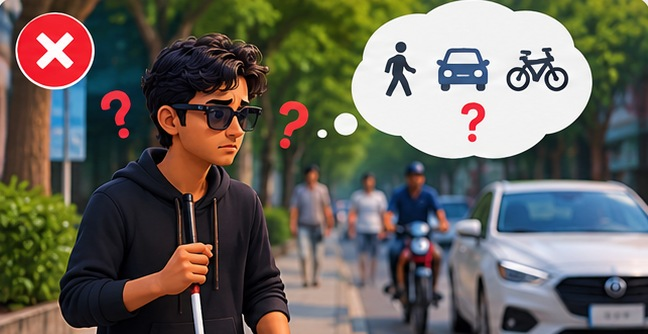
#> input picture Thesis Report and paper/tools/deck/assets/cartoon_problem_3.jpg, 648 x 334 px
$ python make_flow_crops.py
#> lines starting #> are read from the running program, lines starting #| are printed output that depends on the picture
# Image crops for the picture flowcharts on slides 3 and 4 (Problem Statement, Proposed Solution).
from pathlib import Path
from PIL import Image

A = Path(__file__).parent / "assets"
# the blind user with a cane, from the "today" street cartoon
Image.open(A / "cartoon_problem_3.jpg").crop((40, 20, 320, 334)).save(A / "flow_user.jpg", quality=92)
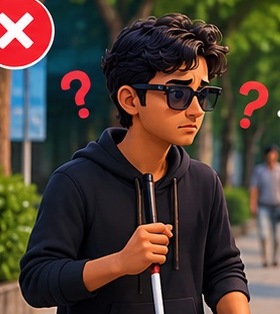
#> saved as flow_user.jpg: PIL image 280x314 RGB; mean R, G, B 76.9, 62.4, 52.8
# the upper photo of the staged shop exchange with the v2 glass
im = Image.open(A / "v2_action_stack.jpg")
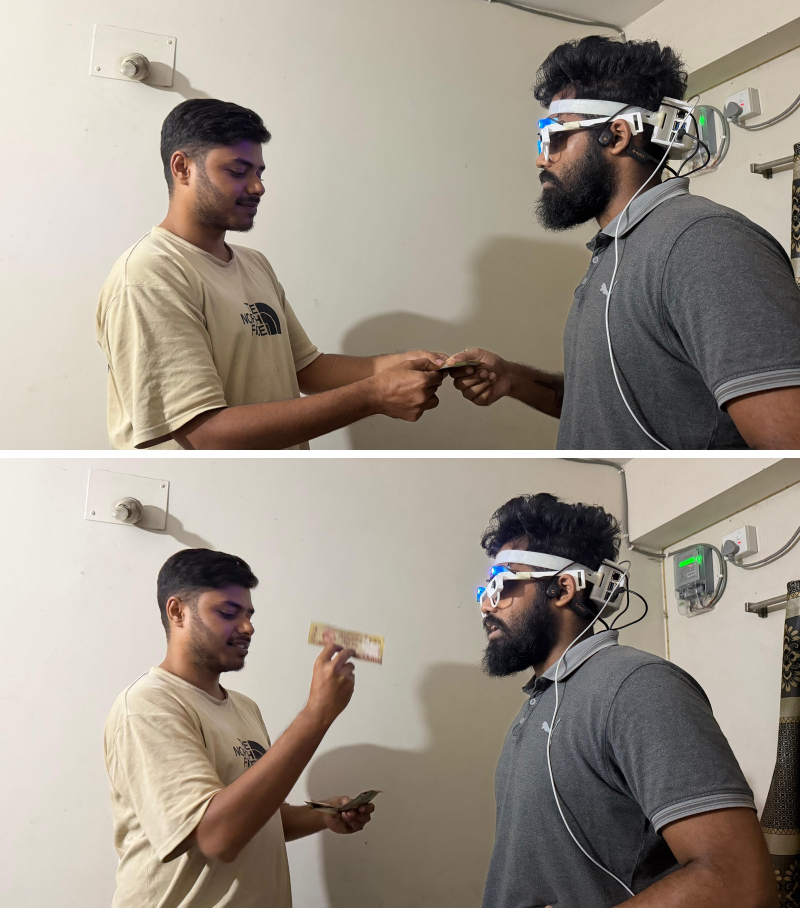
#> input picture Thesis Report and paper/tools/deck/assets/v2_action_stack.jpg, 1600 x 1816 px (shown at 1/2 size)
#> im is the input picture: PIL image 1600x1816 RGB; mean R, G, B 156.3, 147.1, 136.2
im.crop((0, 0, im.width, im.height // 2)).save(A / "flow_exchange.jpg", quality=92)
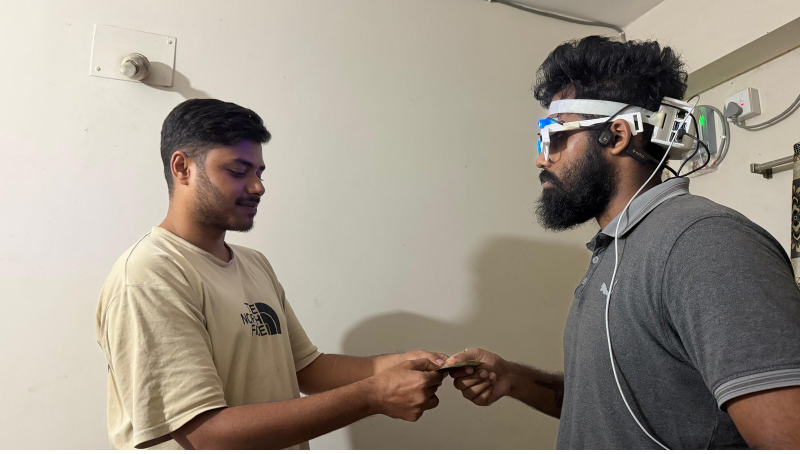
#> saved as flow_exchange.jpg: PIL image 1600x908 RGB (shown at 1/2 size); mean R, G, B 156.8, 147.8, 135.9
print("ok")
